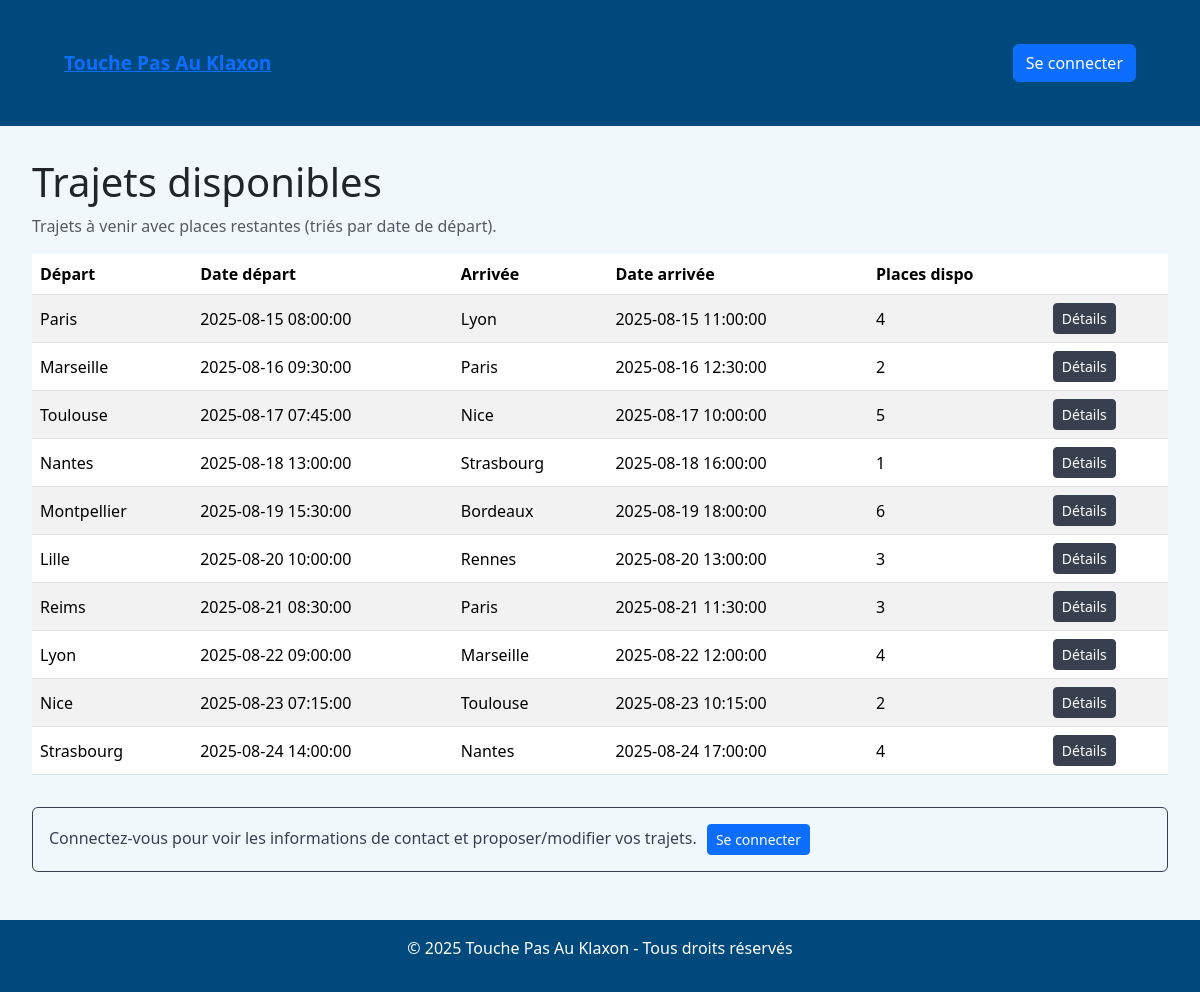
The page / on the database its author committed.
### tables this page shows
CREATE TABLE trajets (
    id INT AUTO_INCREMENT PRIMARY KEY,
    agence_depart_id INT NOT NULL,
    agence_arrivee_id INT NOT NULL,
    date_heure_depart DATETIME NOT NULL,
    date_heure_arrivee DATETIME NOT NULL,
    places_total INT NOT NULL CHECK (places_total > 0),
    places_disponibles INT NOT NULL CHECK (places_disponibles >= 0),
    auteur_id INT NOT NULL,
    FOREIGN KEY (agence_depart_id) REFERENCES agences(id),
    FOREIGN KEY (agence_arrivee_id) REFERENCES agences(id),
    FOREIGN KEY (auteur_id) REFERENCES utilisateurs(id),
    CHECK (agence_depart_id != agence_arrivee_id),
    CHECK (date_heure_arrivee > date_heure_depart),
    CHECK (places_disponibles <= places_total)
);

CREATE TABLE agences (
    id INT AUTO_INCREMENT PRIMARY KEY,
    nom VARCHAR(100) NOT NULL UNIQUE
);

### app/controllers/HomeController.php (called while the page is built, shortened)
<?php
final class HomeController extends Controller
{
    public function index(): void
    {
        $trajets = (new Trajet())->findPublic();
        $this->render('home/index', [
            'title'   => 'Touche Pas Au Klaxon - Accueil',
            'trajets' => $trajets,
        ]);
    }
}

### public/index.php (called while the page is built, shortened)
<?php
require_once ROOT . '/app/core/Autoloader.php';
$router = new Router(BASE_PATH);
$router->dispatch($_SERVER);

### app/core/Autoloader.php (called while the page is built, shortened)
<?php
class Autoloader {
    public static function autoload($class) {
        $class = str_replace('App\\', '', $class);
        $class = str_replace('\\', DIRECTORY_SEPARATOR, $class);
        $file = ROOT . '/app/' . $class . '.php';
    }
}

### app/core/Database.php (called while the page is built, shortened)
<?php
class Database
{
    private static ?PDO $pdo = null;
    public static function getConnection(): PDO
    {
        if (self::$pdo === null) {
            $host    = '127.0.0.1';
            $port    = 3306;
            $db      = 'covoiturage';
            $user    = 'root';
            $pass    = '';
            $charset = 'utf8mb4';
            $dsn = "mysql:host={$host};port={$port};dbname={$db};charset={$charset}";
            $options = [
                PDO::ATTR_ERRMODE            => PDO::ERRMODE_EXCEPTION,
                PDO::ATTR_DEFAULT_FETCH_MODE => PDO::FETCH_ASSOC,
                PDO::ATTR_EMULATE_PREPARES   => false,
                PDO::MYSQL_ATTR_INIT_COMMAND => "SET NAMES utf8mb4 COLLATE utf8mb4_general_ci"
            ];
            try {
                self::$pdo = new PDO($dsn, $user, $pass, $options);
                self::$pdo->exec("SET collation_connection = 'utf8mb4_general_ci'");
            } catch (PDOException $e) {
                die('Erreur de connexion à la base de données : ' . $e->getMessage());
            }
        }
        return self::$pdo;
    }
}

### app/core/Model.php (called while the page is built, shortened)
<?php
abstract class Model
{
    protected $pdo;
    public function __construct()
    {
        $this->pdo = Database::getConnection();
    }
    public function query(string $sql, array $params = [])
    {
        $stmt = $this->pdo->prepare($sql);
        $stmt->execute($params);
        return $stmt->fetchAll(PDO::FETCH_ASSOC);
    }
}

### app/models/Trajet.php (called while the page is built, shortened)
<?php
class Trajet extends Model
{
    protected $table = 'trajets';
    public function findPublic(): array
    {
        return $this->query("
            SELECT t.id, t.date_heure_depart, t.date_heure_arrivee, t.places_disponibles,
                   a1.nom AS agence_depart_nom,
                   a2.nom AS agence_arrivee_nom
            FROM {$this->table} t
            JOIN agences a1 ON t.agence_depart_id = a1.id
            JOIN agences a2 ON t.agence_arrivee_id = a2.id
            WHERE t.date_heure_depart >= NOW()
              AND t.places_disponibles > 0
            ORDER BY t.date_heure_depart ASC
        ");
    }
}

### app/core/Auth.php (called while the page is built, shortened)
<?php
final class Auth
{
    public static function getUser(): ?array
    {
        $u = $_SESSION[self::SESSION_KEY] ?? null;
        return (is_array($u) && !empty($u['id'])) ? $u : null;
    }
    public static function isLoggedIn(): bool
    {
        return self::getUser() !== null;
    }
    public static function isAdmin(): bool
    {
        $u = self::getUser();
        if (!$u) return false;
        $role = mb_strtolower((string)($u['role'] ?? ''));
        return in_array($role, ['admin', 'administrateur'], true);
    }
}

### app/views/home/index.php (the view, shortened to what this page needs)
<?php
$base     = defined('BASE_PATH') ? rtrim(BASE_PATH, '/') : '';
$isLogged = Auth::isLoggedIn();
?>
<h1>Trajets disponibles</h1>
<p class="text-muted">Trajets à venir avec places restantes (triés par date de départ).</p>
<?php if (empty($trajets)): ?>
  <div class="alert alert-warning">Aucun trajet à venir avec des places disponibles.</div>
<?php else: ?>
  <div class="table-responsive">
    <table class="table table-striped align-middle">
      <thead>
        <tr>
          <th>Départ</th>
          <th>Date départ</th>
          <th>Arrivée</th>
          <th>Date arrivée</th>
          <th>Places dispo</th>
          <th></th>
        </tr>
      </thead>
      <tbody>
      <?php foreach ($trajets as $t): ?>
        <tr>
          <td><?= htmlspecialchars($t['agence_depart_nom'] ?? '', ENT_QUOTES, 'UTF-8') ?></td>
          <td><?= htmlspecialchars($t['date_heure_depart'] ?? '', ENT_QUOTES, 'UTF-8') ?></td>
          <td><?= htmlspecialchars($t['agence_arrivee_nom'] ?? '', ENT_QUOTES, 'UTF-8') ?></td>
          <td><?= htmlspecialchars($t['date_heure_arrivee'] ?? '', ENT_QUOTES, 'UTF-8') ?></td>
          <td><?= (int)($t['places_disponibles'] ?? 0) ?></td>
          <td>
            <a href="<?= $base ?>/trajets/show/<?= (int)$t['id'] ?>" class="btn btn-sm btn-brand">
              Détails
            </a>
          </td>
        </tr>
      <?php endforeach; ?>
      </tbody>
    </table>
  </div>
<?php endif; ?>
<?php if (!$isLogged): ?>
  <div class="alert alert-info mt-3">
    Connectez-vous pour voir les informations de contact et proposer/modifier vos trajets.
    <a href="<?= $base ?>/auth/login" class="btn btn-sm btn-primary" style="margin-left:6px;">Se connecter</a>
  </div>
<?php endif; ?>

### app/core/Router.php (shortened to what this page needs)
<?php
class Router
{
    protected array $routes = ['GET' => [], 'POST' => []];
    protected function add(string $method, string $path, $action): void
    {
        $path  = '/' . ltrim($path, '/');
        $regex = preg_replace('#\{([a-zA-Z_][a-zA-Z0-9_]*)\}#', '(?P<$1>[^/]+)', $path);
        $regex = '#^' . $regex . '/?$#';
        $this->routes[$method][] = ['path' => $path, 'action' => $action, 'regex' => $regex];
    }
    public function dispatch(array $server): void
    {
        $method = $server['REQUEST_METHOD'] ?? 'GET';
        $uri    = $server['REQUEST_URI']   ?? '/';
        foreach ($this->routes[$method] ?? [] as $route) {
            if (preg_match($route['regex'], $uri, $m)) {
                $params = array_filter($m, 'is_string', ARRAY_FILTER_USE_KEY);
                $this->invoke($route['action'], $params);
                return;
            }
        }
    }
    protected function invoke($action, array $params): void
    {
        if (is_string($action)) {
            [$controller, $method] = explode('@', $action);
            $instance = new $controllerClass();
            call_user_func_array([$instance, $method], $params);
            return;
        }
        throw new \InvalidArgumentException('Action de route invalide');
    }
}

### app/core/Controller.php (shortened to what this page needs)
<?php
abstract class Controller
{
    protected function render(string $view, array $params = []): void
    {
        extract($params, EXTR_SKIP);
        $viewFile = \dirname(__DIR__, 1) . '/views/' . ltrim($view, '/')
                  . (str_ends_with($view, '.php') ? '' : '.php');
        require $viewFile;
        $content = ob_get_clean();
        $layoutFile = \dirname(__DIR__, 1) . '/views/layout.php';
        if (is_file($layoutFile)) {
            require $layoutFile;
        } else {
            echo $content;
        }
    }
}

### app/views/layout.php (shortened to what this page needs)
<?php
$user       = Auth::getUser();
$isLoggedIn = Auth::isLoggedIn();
$isAdmin    = Auth::isAdmin();
$base  = defined('BASE_PATH') ? rtrim(BASE_PATH, '/') : '';
?>
<!DOCTYPE html>
<html lang="fr">
<head>
    <link rel="stylesheet" href="<?= $base ?>/css/style.css">
</head>
<body>
<header>
  <div style="width:100%; box-sizing:border-box;">
    <div style="
      max-width: 1120px;
      margin: 0 auto;
      padding: 12px 24px;
      display:flex;
      align-items:center;
      gap:16px;
    ">
      <div>
        <?php if ($isAdmin): ?>
          <a href="<?= $base ?>/admin/dashboard" style="font-weight:bold; font-size:1.2em; display:inline-block;">
            Touche Pas Au Klaxon
          </a>
        <?php else: ?>
          <a href="<?= $base ?>/" style="font-weight:bold; font-size:1.2em; display:inline-block;">
            Touche Pas Au Klaxon
          </a>
        <?php endif; ?>
      </div>
      <nav style="display:flex; align-items:center; gap:12px; flex-wrap:wrap;">
        <?php if (!$isLoggedIn): ?>
          <a href="<?= $base ?>/auth/login" class="btn btn-primary">Se connecter</a>
        <?php else: ?>
          <a href="<?= $base ?>/trajets/create" class="btn btn-success">Créer un trajet</a>
          <span><?= htmlspecialchars(($user['prenom'] ?? '').' '.($user['nom'] ?? ''), ENT_QUOTES, 'UTF-8') ?></span>
          <a href="<?= $base ?>/auth/logout" class="btn btn-danger">Déconnexion</a>
        <?php endif; ?>
      </nav>
    </div>
  </div>
</header>
<main>
  <?= $content ?>
</main>
<footer>
  <p>&copy; <?= date('Y') ?> Touche Pas Au Klaxon - Tous droits réservés</p>
</footer>
</body>
</html>

### rows shown on the page
trajets: agence_depart.nom "Paris", date_heure_depart "2025-08-15 08:00:00", agence_arrivee.nom "Lyon", date_heure_arrivee "2025-08-15 11:00:00", places_disponibles "4"
trajets: agence_depart.nom "Marseille", date_heure_depart "2025-08-16 09:30:00", agence_arrivee.nom "Paris", date_heure_arrivee "2025-08-16 12:30:00", places_disponibles "2"
trajets: agence_depart.nom "Toulouse", date_heure_depart "2025-08-17 07:45:00", agence_arrivee.nom "Nice", date_heure_arrivee "2025-08-17 10:00:00", places_disponibles "5"
trajets: agence_depart.nom "Nantes", date_heure_depart "2025-08-18 13:00:00", agence_arrivee.nom "Strasbourg", date_heure_arrivee "2025-08-18 16:00:00", places_disponibles "1"
trajets: agence_depart.nom "Montpellier", date_heure_depart "2025-08-19 15:30:00", agence_arrivee.nom "Bordeaux", date_heure_arrivee "2025-08-19 18:00:00", places_disponibles "6"
trajets: agence_depart.nom "Lille", date_heure_depart "2025-08-20 10:00:00", agence_arrivee.nom "Rennes", date_heure_arrivee "2025-08-20 13:00:00", places_disponibles "3"
trajets: agence_depart.nom "Reims", date_heure_depart "2025-08-21 08:30:00", agence_arrivee.nom "Paris", date_heure_arrivee "2025-08-21 11:30:00", places_disponibles "3"
trajets: agence_depart.nom "Lyon", date_heure_depart "2025-08-22 09:00:00", agence_arrivee.nom "Marseille", date_heure_arrivee "2025-08-22 12:00:00", places_disponibles "4"
trajets: agence_depart.nom "Nice", date_heure_depart "2025-08-23 07:15:00", agence_arrivee.nom "Toulouse", date_heure_arrivee "2025-08-23 10:15:00", places_disponibles "2"
trajets: agence_depart.nom "Strasbourg", date_heure_depart "2025-08-24 14:00:00", agence_arrivee.nom "Nantes", date_heure_arrivee "2025-08-24 17:00:00", places_disponibles "4"
